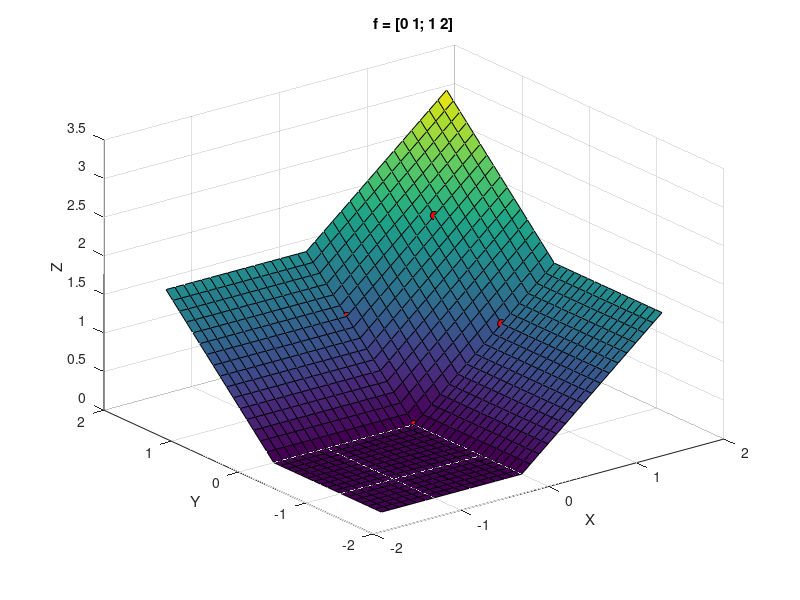
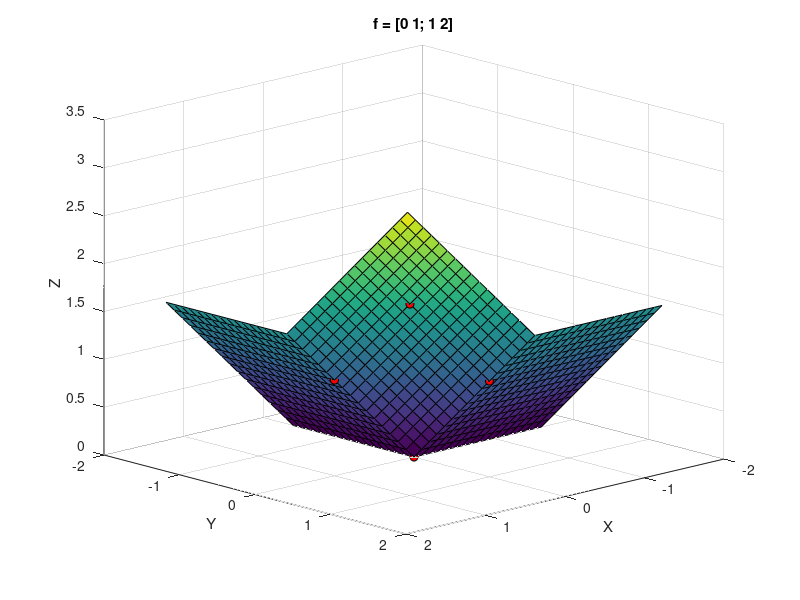

Here is the MATLAB script that generated these plots, in order:
function lovaszHingeNonModularLoss(f)
% implementation by Jiaqian Yu (jiaqian.yu@centralesupelec.com)
% J. Yu and M. B. Blaschko. Learning submodular losses with the Lovasz hinge. 
% In Proceedings of the International Conference on Machine Learning, 2015.
%
% This function plot the extension surface of Lovasz Hinge for a set funciton f:
% max_pi sum_i (l(a_j|0<j<=i)-l(a_k|0<k<i))*(1-g(x,y*)+g(x,y~))
% f: a 4-inputs set function with the order f(\emptyset), f({i_1}), f({i_2}), f({i_1,i_2})
% for a 2-outputs prediction problem.
%
%   x-axis: 1-g(y1*)
%   y-axis: 1-g(y2*)
%   e.g. pt f(1,2) at 1-g(y1*)=1,1-g(y2*)=0; etc
%   y1*=y1 ,y2*~=y2, f(1,2)
%   y1*~=y1,y2*=y2 , f(2,1)
% 

if(~exist('f','var'))
    f = [0 1;1 2];
end

if (length(find(f<0))>0)
    warning('Loss Function is supposed to be non-negative!')
end

[X,Y]=meshgrid([-1.6:0.1:1.6],[-1.6:0.1:1.6]);

output= zeros(size(X))+f(1,1);

pi_p1 = (f(1,2)-f(1,1))*X+(f(2,2)-f(1,2))*Y;
pi_p2 = (f(2,1)-f(1,1))*Y+(f(2,2)-f(2,1))*X;

if (f(2,2)>=f(1,2) && f(2,2)>=f(2,1))
    [rx,cx] = find(X<0);
    pi_p1(rx,cx) = (f(2,2)-f(1,2))*Y(rx,cx);
    pi_p2(rx,cx) = (f(2,1)-f(1,1))*Y(rx,cx);
    [ry,cy] = find(Y<0);
    pi_p1(ry,cy) = (f(1,2)-f(1,1))*X(ry,cy);
    pi_p2(ry,cy) = (f(2,2)-f(2,1))*X(ry,cy);
end

max_pi = max(pi_p1,pi_p2);
output = max(output,max_pi);%

% [rx,cx] = find(X==0);
% output = max(output,output(rx,cx));
% [ry,cy] = find(Y==0);
% output = max(output,output(ry,cy));
figure 

surf(X,Y,output);
xlabel('X')
ylabel('Y')
zlabel('Z')
hold on
scatter3([0 0 1 1]',[0 1 0 1]',f(:),'MarkerEdgeColor','k','MarkerFaceColor','r');
title(['f = [' num2str(f(1)) ' ' num2str(f(2)) '; ' num2str(f(3)) ' ' num2str(f(4)) ']'])
view([-37.5 30])
hold off

figure 
surf(X,Y,output);
xlabel('X')
ylabel('Y')
zlabel('Z')
hold on
scatter3([0 0 1 1]',[0 1 0 1]',f(:),'MarkerEdgeColor','k','MarkerFaceColor','r');
title(['f = [' num2str(f(1)) ' ' num2str(f(2)) '; ' num2str(f(3)) ' ' num2str(f(4)) ']'])
view([136.5 18])
hold off
end
